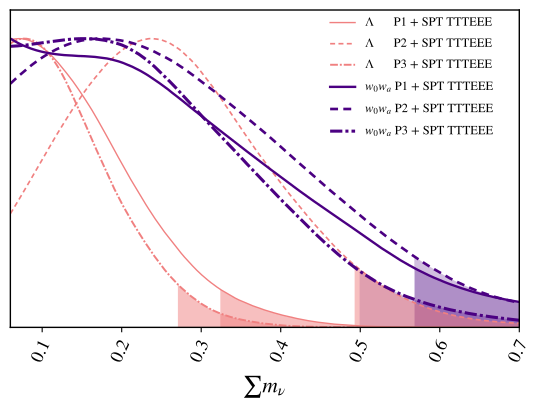

Reproduce this figure in Python.
import getdist.plots as gplot
from getdist import MCSamples
from getdist import loadMCSamples
import os
import matplotlib
import subprocess
import matplotlib.pyplot as plt
import numpy as np

# GENERAL PLOT OPTIONS
matplotlib.rcParams['mathtext.fontset'] = 'stix'
matplotlib.rcParams['font.family'] = 'STIXGeneral'
matplotlib.rcParams['mathtext.rm'] = 'Bitstream Vera Sans'
matplotlib.rcParams['mathtext.it'] = 'Bitstream Vera Sans:italic'
matplotlib.rcParams['mathtext.bf'] = 'Bitstream Vera Sans:bold'
matplotlib.rcParams['xtick.bottom'] = True
matplotlib.rcParams['xtick.top'] = False
matplotlib.rcParams['ytick.right'] = False
matplotlib.rcParams['axes.edgecolor'] = 'black'
matplotlib.rcParams['axes.linewidth'] = '1.0'
matplotlib.rcParams['axes.labelsize'] = 'medium'
matplotlib.rcParams['axes.grid'] = True
matplotlib.rcParams['grid.linewidth'] = '0.0'
matplotlib.rcParams['grid.alpha'] = '0.18'
matplotlib.rcParams['grid.color'] = 'lightgray'
matplotlib.rcParams['legend.labelspacing'] = 0.77
matplotlib.rcParams['savefig.bbox'] = 'tight'
matplotlib.rcParams['savefig.format'] = 'pdf'

parameter = [u'omegam',u'sigma8', u'As_1e9', u'ns', u'SS8', u'omegab', u'H0', u'LSST_A1_1', u'LSST_A1_2']
chaindir=os.getcwd()

analysissettings={'smooth_scale_1D':0.35,'smooth_scale_2D':0.35,'ignore_rows': u'0.5',
'range_confidence' : u'0.01'}

analysissettings2={'smooth_scale_1D':0.35,'smooth_scale_2D':0.35,'ignore_rows': u'0.0',
'range_confidence' : u'0.01'}

root_chains = (
  'EXAMPLE_MCMC1',
  'EXAMPLE_MCMC2',
  'EXAMPLE_MCMC3',
  'EXAMPLE_MCMC4',
  'EXAMPLE_MCMC5',
  'EXAMPLE_MCMC6',
  'EXAMPLE_MCMC7',
  'EXAMPLE_MCMC8',
  'EXAMPLE_MCMC9'
)

num_points_thin = 50000


#GET DIST PLOT SETUP
g = gplot.get_single_plotter(
  chain_dir=chaindir,
  analysis_settings=analysissettings2,
  width_inch=5.3
)

g.settings.axis_tick_x_rotation=65
g.settings.lw_contour = 1.2
g.settings.legend_rect_border = False
g.settings.figure_legend_frame = False
g.settings.axes_fontsize = 13.0
g.settings.legend_fontsize = 9.0
g.settings.alpha_filled_add = 0.85
g.settings.lab_fontsize=15.5
g.legend_labels=False
g.settings.constrained_layout=True

g.plots_1d(
  [ 
    chaindir + '/.VM_P1_TMP1', 
    chaindir + '/.VM_P1_TMP4', 
    chaindir + '/.VM_P1_TMP7', 
    chaindir + '/.VM_P1_TMP3',
    chaindir + '/.VM_P1_TMP6',
    chaindir + '/.VM_P1_TMP9'
  ],
  params=[u'mnu2'],
  line_args=[
    {'lw': 1.0,'ls': 'solid', 'color':'lightcoral'},
    {'lw': 1.2,'ls': '--', 'color':'lightcoral'},
    {'lw': 1.4,'ls': '-.', 'color': 'lightcoral'},
    {'lw': 1.7,'ls': 'solid', 'color':'indigo'},
    {'lw': 1.9,'ls': '--', 'color':'indigo'},
    {'lw': 2.2,'ls': '-.', 'color': 'indigo'}
  ]
)

g.settings.tight_layout=True
g.finish_plot(
  legend_labels=[
    '$\\Lambda \\quad \\,\\,\\,$  P1 + SPT TTTEEE',
    '$\\Lambda \\quad \\,\\,\\,$  P2 + SPT TTTEEE',
    '$\\Lambda \\quad \\,\\,\\,$  P3 + SPT TTTEEE',
    '$w_0w_a$ P1 + SPT TTTEEE',
    '$w_0w_a$ P2 + SPT TTTEEE',
    '$w_0w_a$ P3 + SPT TTTEEE'
  ],
  no_extra_legend_space=True,
  legend_loc=(0.6,0.65)
)

ax = g.get_axes()
ax.set_xlim(0.06,0.7)

# --------------------------------------------------------------------------------
samples        = loadMCSamples(chaindir + '/.VM_P1_TMP3',settings=analysissettings2)
stats          = samples.getMargeStats()
sampleAnalyser = gplot.MCSampleAnalysis(chaindir,settings=analysissettings2)
lims           = stats.parWithName('mnu2').limits
density        = sampleAnalyser.get_density(chaindir + '/.VM_P1_TMP3', param='mnu2')

tmp0 = []
tmp1 = []
for i in range(0,len(density.x)) :
  if((density.x[i] < lims[1].lower) or density.x[i] > lims[1].upper) :
    tmp0.append(density.x[i])
    tmp1.append(density.P[i])
plt.gca().fill_between(tmp0, 0, tmp1, facecolor='indigo',alpha=0.25) 
# --------------------------------------------------------------------------------
samples        = loadMCSamples(chaindir + '/.VM_P1_TMP6',settings=analysissettings2)
stats          = samples.getMargeStats()
sampleAnalyser = gplot.MCSampleAnalysis(chaindir,settings=analysissettings2)
lims           = stats.parWithName('mnu2').limits
density        = sampleAnalyser.get_density(chaindir + '/.VM_P1_TMP6', param='mnu2')

tmp0 = []
tmp1 = []
for i in range(0,len(density.x)) :
  if((density.x[i] < lims[1].lower) or density.x[i] > lims[1].upper) :
    tmp0.append(density.x[i])
    tmp1.append(density.P[i])
plt.gca().fill_between(tmp0, 0, tmp1, facecolor='indigo',alpha=0.25) 
# --------------------------------------------------------------------------------
samples        = loadMCSamples(chaindir + '/.VM_P1_TMP9',settings=analysissettings2)
stats          = samples.getMargeStats()
sampleAnalyser = gplot.MCSampleAnalysis(chaindir,settings=analysissettings2)
lims           = stats.parWithName('mnu2').limits
density        = sampleAnalyser.get_density(chaindir + '/.VM_P1_TMP9', param='mnu2')

tmp0 = []
tmp1 = []
for i in range(0,len(density.x)) :
  if((density.x[i] < lims[1].lower) or density.x[i] > lims[1].upper) :
    tmp0.append(density.x[i])
    tmp1.append(density.P[i])
plt.gca().fill_between(tmp0, 0, tmp1, facecolor='indigo',alpha=0.25) 
# --------------------------------------------------------------------------------
samples        = loadMCSamples(chaindir + '/.VM_P1_TMP1',settings=analysissettings2)
stats          = samples.getMargeStats()
sampleAnalyser = gplot.MCSampleAnalysis(chaindir,settings=analysissettings2)
lims           = stats.parWithName('mnu2').limits
density        = sampleAnalyser.get_density(chaindir + '/.VM_P1_TMP1', param='mnu2')

tmp0 = []
tmp1 = []
for i in range(0,len(density.x)) :
  if((density.x[i] < lims[1].lower) or density.x[i] > lims[1].upper) :
    tmp0.append(density.x[i])
    tmp1.append(density.P[i])
plt.gca().fill_between(tmp0, 0, tmp1, facecolor='lightcoral',alpha=0.5) 
# --------------------------------------------------------------------------------
samples        = loadMCSamples(chaindir + '/.VM_P1_TMP4',settings=analysissettings2)
stats          = samples.getMargeStats()
sampleAnalyser = gplot.MCSampleAnalysis(chaindir,settings=analysissettings2)
lims           = stats.parWithName('mnu2').limits
density        = sampleAnalyser.get_density(chaindir + '/.VM_P1_TMP4', param='mnu2')

tmp0 = []
tmp1 = []
for i in range(0,len(density.x)) :
  if((density.x[i] < lims[1].lower) or density.x[i] > lims[1].upper) :
    tmp0.append(density.x[i])
    tmp1.append(density.P[i])
plt.gca().fill_between(tmp0, 0, tmp1, facecolor='lightcoral',alpha=0.5) 
# --------------------------------------------------------------------------------
samples        = loadMCSamples(chaindir + '/.VM_P1_TMP7',settings=analysissettings2)
stats          = samples.getMargeStats()
sampleAnalyser = gplot.MCSampleAnalysis(chaindir,settings=analysissettings2)
lims           = stats.parWithName('mnu2').limits
density        = sampleAnalyser.get_density(chaindir + '/.VM_P1_TMP7', param='mnu2')

tmp0 = []
tmp1 = []
for i in range(0,len(density.x)) :
  if((density.x[i] < lims[1].lower) or density.x[i] > lims[1].upper) :
    tmp0.append(density.x[i])
    tmp1.append(density.P[i])
plt.gca().fill_between(tmp0, 0, tmp1, facecolor='lightcoral',alpha=0.5) 
# --------------------------------------------------------------------------------

# --------------------------------------------------------------------------------

# --------------------------------------------------------------------------------

g.export()
